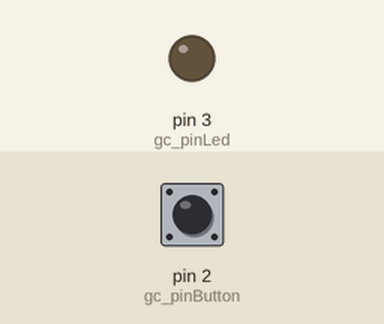
This sketch was run on a simulated Arduino Uno, built with avr-gcc and run on an emulated ATmega328P. Parts: output pins drawn as LEDs (lit = HIGH). The test bench sets the inputs (shaded band); at power-on: pin 2 (gc_pinButton) LOW.

Above: at 1.2 s.
1.3 s: pin 2 (gc_pinButton) pulled HIGH for 3.2 s
At 2.51 s:
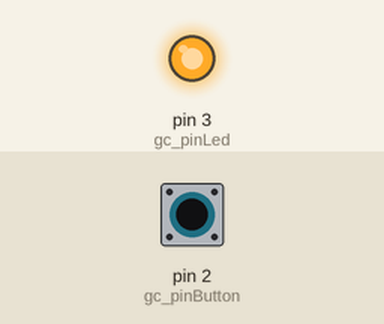
Timing chart, 0 to 5.3 s (numbered marks = the images above; inputs shaded):
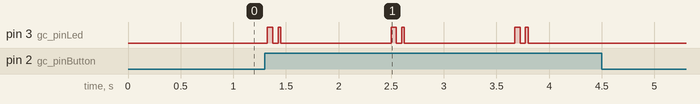

The sketch:

blinKEY.ino
```cpp
/* LABIT - Code for blinkey in the codeblinker course
   This code is for the blinkey on breaboard, with the button on pin 2
   when activated it will send 1001101 as code
*/


// P I N S
const int gc_pinLed = 3;      // pin for led
const int gc_pinButton = 2;   // pin for button


// C O N S T A N T S
const int gc_code[]     = {1, 0, 0, 1, 1, 0, 1};   // code send
int gv_codeLength = sizeof(gc_code) / sizeof(int); // lengt of code, maybe you did it manually and used 7 in your own code, but this  will determine the length of the code automatically
int lv_delayTime  = 25;                            // time between pulses


//-----------------------------------------------------------------------
void setup() {
  pinMode(gc_pinLed, OUTPUT);   //make the ledpin an output pin
  pinMode(gc_pinButton, INPUT); //make the button pin an input pin

}


//-----------------------------------------------------------------------
void loop() {
  boolean var1 = 1;
  // --- S E N D   L E D   C O D E
  if (digitalRead(gc_pinButton)) {            // check if button is pressed
    for (int i = 0; i < gv_codeLength; i++) { // if so send code
      if (gc_code[i] != 1) {
        digitalWrite(gc_pinLed, HIGH);
        delay(lv_delayTime);
        digitalWrite(gc_pinLed, LOW);
      }
      else {
        delay(lv_delayTime);
      }
    }
    delay(1000);
  }
}
//-----------------------------------------------------------------------
```

Measured:
- after the input at 1.3 s, pin 3 (gc_pinLed): LOW → HIGH at once, then repeats every 1.2 s: LOW 0.05 s, HIGH 0.03 s, LOW 1.1 s, HIGH 0.05 s, until it stays LOW from 3.8 s
